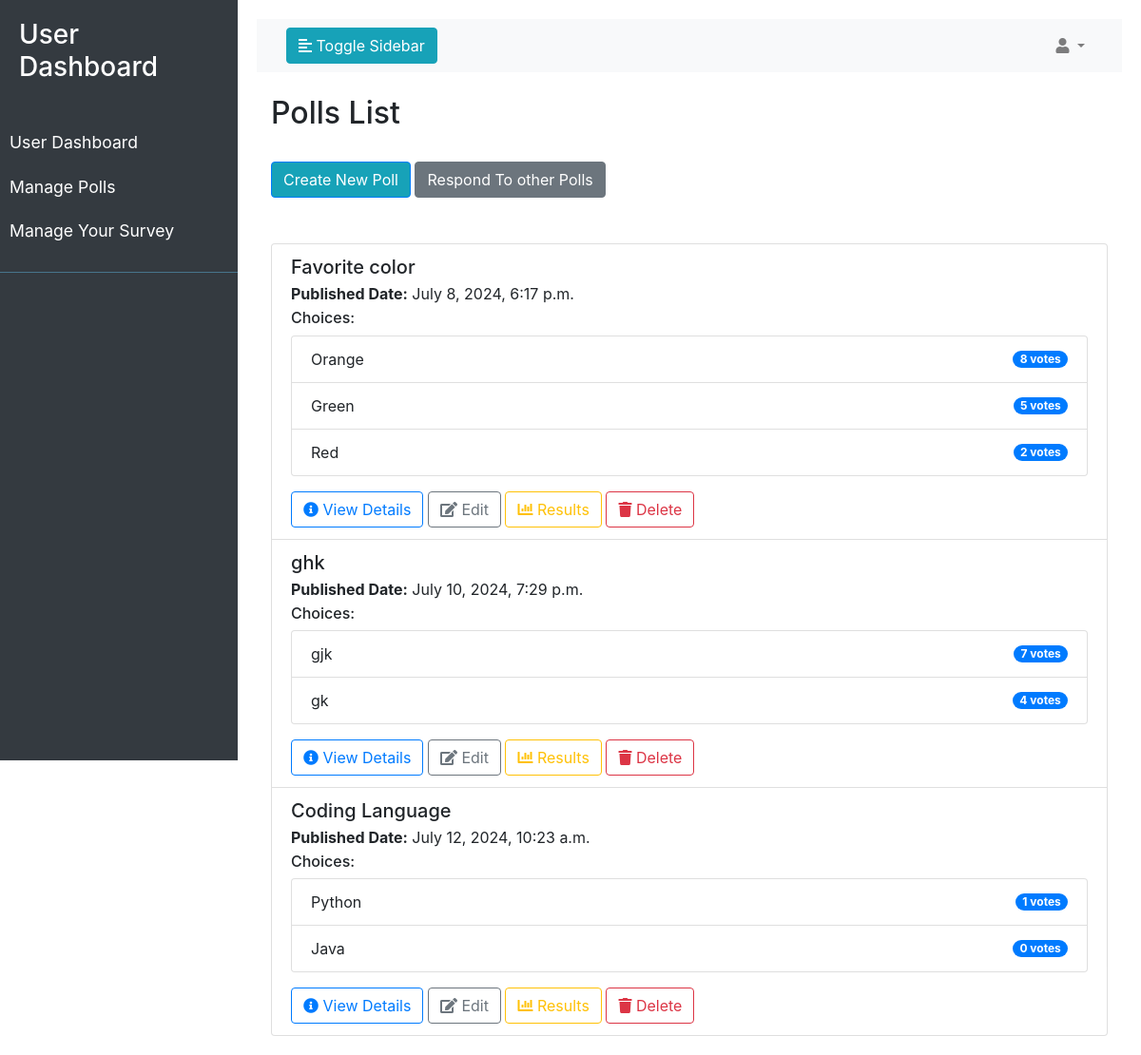
Screenshot of /users/user-polls/ (signed in) with the database file from the repository.
### polls/models.py (models this page shows, shortened)
class Question(models.Model):
    question_text = models.CharField(max_length=200)
    pub_date = models.DateTimeField('date published',default= timezone.now)
    created_by = models.ForeignKey(CustomUser, on_delete=models.CASCADE, related_name='created_questions', null=True, default=None)
    start_time = models.DateTimeField(null=True, blank=True)
    end_time = models.DateTimeField(null=True, blank=True)

class Choice(models.Model):
    question = models.ForeignKey(Question, on_delete=models.CASCADE)
    choice_text = models.CharField(max_length=200)
    votes = models.IntegerField(default=0)

### user_dashboard/views.py (the view)
# urls.py: path('user-polls/', views.user_poll_list, name='user_poll_list'),
@login_required
def user_poll_list(request):
    try:
        polls = Question.objects.filter(created_by=request.user).prefetch_related('choice_set')
        return render(request, 'user_poll_list.html', {'polls': polls})
    except Exception as e:
        return render(request, 'error.html', {'error_message': 'An error occurred while retrieving your polls.'})

### user_dashboard/templates/user_poll_list.html (shortened to what this page needs)
{% extends 'user_base.html' %}
{% block content %}
<div class="container mt-4">
    <h2>Polls List</h2>
    <div class="mb-3">
        <a href="{% url 'user_poll_create' %}" class="btn btn-primary">Create New Poll</a>
        <a href="{% url 'polls:index'%}" class="btn btn-secondary  mt-4 mb-4">Respond To other Polls</a>
    </div>
    <div class="list-group mt-4">
        {% for poll in polls %}
        <div class="list-group-item">
            <h5 class="mb-1">{{ poll.question_text }}</h5>
            <p class="mb-1"><strong>Published Date:</strong> {{ poll.pub_date }}</p>
            <h6>Choices:</h6>
            <ul class="list-group">
                {% for choice in poll.choice_set.all %}
                <li class="list-group-item d-flex justify-content-between align-items-center">
                    {{ choice.choice_text }}
                    <span class="badge badge-primary badge-pill">{{ choice.votes }} votes</span>
                </li>
                {% endfor %}
            </ul>
            <div class="mt-3">
                <a href="{% url 'user_poll_detail' poll.id %}" class="btn btn-outline-primary">
                    <i class="fas fa-info-circle"></i> View Details</a>
                <a href="{% url 'user_poll_update' poll.id %}" class="btn btn-outline-secondary">
                    <i class="fas fa-edit"></i> Edit</a>
                <a href="{% url 'user_polls_graph' poll.id %}" class="btn btn-outline-warning">
                    <i class="fas fa-chart-bar"></i> Results</a>
                <form action="{% url 'user_poll_delete' poll.id %}" method="post" class="d-inline">
                    <button type="submit" class="btn btn-outline-danger" onclick="return confirm('Are you sure you want to delete this poll?')">
                        <i class="fas fa-trash"></i> Delete
                    </button>
                </form>
            </div>
        </div>
        {% endfor %}
    </div>
</div>
{% endblock %}

### user_dashboard/templates/user_base.html (style rules this page uses)
html, body { height: 100%; width: 100%; }
body { background: #fff; }
.btn-primary { background-color: #17a2b8; }

### rows the page displays
Question: question_text "Favorite color", pub_date "July 8, 2024, 6:17 p.m."
Choice: choice_text "Orange", votes "8"
Choice: choice_text "Green", votes "5"
Choice: choice_text "Red", votes "2"
Question: question_text "ghk", pub_date "July 10, 2024, 7:29 p.m."
Choice: choice_text "gjk", votes "7"
Choice: choice_text "gk", votes "4"
Question: question_text "Coding Language", pub_date "July 12, 2024, 10:23 a.m."
Choice: choice_text "Python", votes "1"
Choice: choice_text "Java", votes "0"
